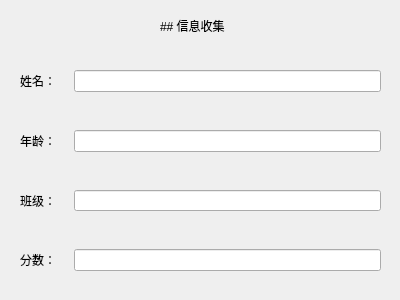
<?xml version="1.0" encoding="UTF-8"?>
<ui version="4.0">
 <class>Form</class>
 <widget class="QWidget" name="Form">
  <property name="geometry">
   <rect>
    <x>0</x>
    <y>0</y>
    <width>400</width>
    <height>300</height>
   </rect>
  </property>
  <property name="windowTitle">
   <string>Form</string>
  </property>
  <widget class="QWidget" name="formLayoutWidget">
   <property name="geometry">
    <rect>
     <x>10</x>
     <y>60</y>
     <width>381</width>
     <height>221</height>
    </rect>
   </property>
   <layout class="QFormLayout" name="formLayout">
    <property name="horizontalSpacing">
     <number>18</number>
    </property>
    <property name="verticalSpacing">
     <number>38</number>
    </property>
    <property name="leftMargin">
     <number>10</number>
    </property>
    <property name="topMargin">
     <number>10</number>
    </property>
    <property name="rightMargin">
     <number>10</number>
    </property>
    <property name="bottomMargin">
     <number>10</number>
    </property>
    <item row="0" column="0">
     <widget class="QLabel" name="label">
      <property name="text">
       <string>姓名：</string>
      </property>
     </widget>
    </item>
    <item row="1" column="0">
     <widget class="QLabel" name="label_2">
      <property name="text">
       <string>年龄：</string>
      </property>
     </widget>
    </item>
    <item row="2" column="0">
     <widget class="QLabel" name="label_3">
      <property name="text">
       <string>班级：</string>
      </property>
     </widget>
    </item>
    <item row="3" column="0">
     <widget class="QLabel" name="label_4">
      <property name="text">
       <string>分数：</string>
      </property>
     </widget>
    </item>
    <item row="0" column="1">
     <widget class="QLineEdit" name="lineEdit"/>
    </item>
    <item row="1" column="1">
     <widget class="QLineEdit" name="lineEdit_2"/>
    </item>
    <item row="2" column="1">
     <widget class="QLineEdit" name="lineEdit_3"/>
    </item>
    <item row="3" column="1">
     <widget class="QLineEdit" name="lineEdit_4"/>
    </item>
   </layout>
  </widget>
  <widget class="QLabel" name="label_5">
   <property name="geometry">
    <rect>
     <x>160</x>
     <y>10</y>
     <width>71</width>
     <height>31</height>
    </rect>
   </property>
   <property name="text">
    <string>## 信息收集</string>
   </property>
   <property name="textFormat">
    <enum>Qt::MarkdownText</enum>
   </property>
  </widget>
 </widget>
 <resources/>
 <connections/>
</ui>
